Frame 1 (no input): blank canvas, image omitted
Frame 60 (no input): blank canvas, image omitted
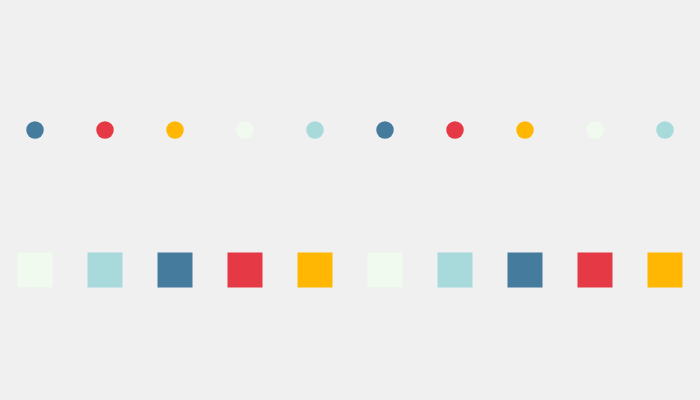
Frame 120 (the mouse pressed at the canvas centre since frame 60)

The p5.js sketch whose frames 1 and 60 were blank and that drew this single picture after the mouse press (run headless with seeded random() and noise() and a simulated clock; from frame 60 on, the mouse is pressed at the canvas centre):

// p5.js sketch
// ── sketch.js
// Make the system yours (Session 5 in-class exercise)
// Starts from the class sketch (a row of circles, a palette, movement, mouse control, a mouse-press condition) and changes it.
//
// What I changed from the class version:
// 1. Shape: squares instead of circles
// 2. Direction: the row moves up and down instead of left and right
// 3. Palette: my own colours
// 4. Number of elements: 10 instead of 8
// 5. Mouse: mouseX controls the size, mouseY controls the speed
// 6. Mouse press: switches to a second palette
// 7. A second moving pattern: a row of circles going the opposite way

let palette = ["#1b1b1e", "#3a86ff", "#8338ec", "#ff006e", "#fb5607"];
let pressedPalette = ["#f1faee", "#a8dadc", "#457b9d", "#e63946", "#ffb703"];

let y = 0;          // vertical position of the squares
let goingDown = true;

function setup() {
  createCanvas(700, 400);
  rectMode(CENTER);
}

function draw() {
  background(240);
  noStroke();

  // mouseX controls the size of the shapes (10 to 60 pixels)
  let size = map(mouseX, 0, width, 10, 60);

  // mouseY controls the speed (1 to 6 pixels per frame)
  let speed = map(mouseY, 0, height, 1, 6);

  // Move up and down, turning round at the edges
  if (goingDown) {
    y = y + speed;
    if (y > height) {
      goingDown = false;
    }
  } else {
    y = y - speed;
    if (y < 0) {
      goingDown = true;
    }
  }

  // Pick which palette to use: a different one while the mouse is pressed
  let colours = palette;
  if (mouseIsPressed) {
    colours = pressedPalette;
  }

  // Pattern 1: a row of 10 squares moving up and down
  for (let i = 0; i < 10; i++) {
    let x = 35 + i * 70;
    fill(colours[i % colours.length]); // go through the palette in order
    square(x, y, size);
  }

  // Pattern 2: a row of circles moving the opposite way
  for (let i = 0; i < 10; i++) {
    let x = 35 + i * 70;
    fill(colours[(i + 2) % colours.length]);
    circle(x, height - y, size / 2);
  }
}
